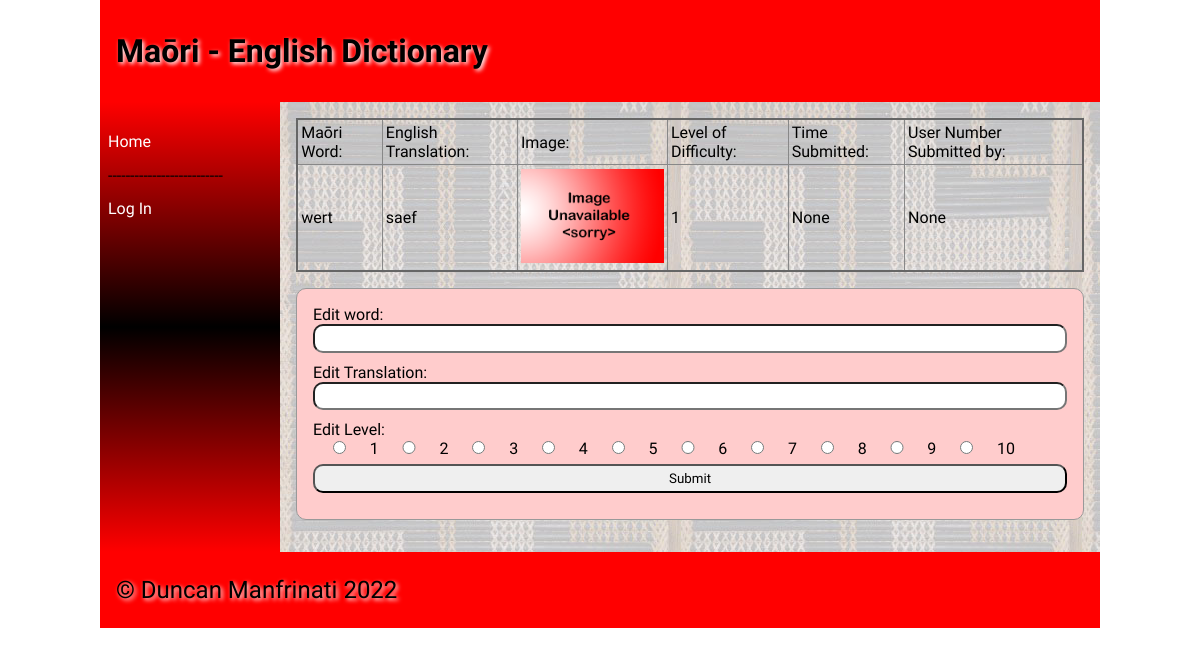
Before: /word/605 with the older database file.
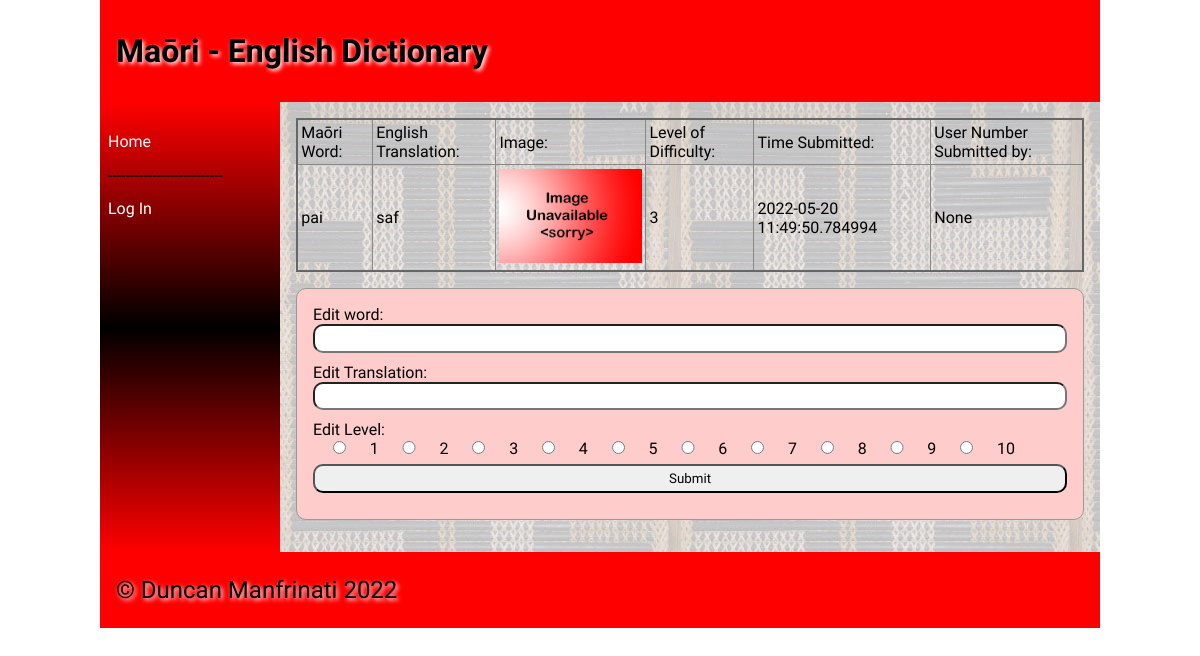
After: the same page with the newer database file.
### tables this page shows
CREATE TABLE "dictionary"
(
	id integer
		constraint dictionary_pk
			primary key autoincrement,
	maori varchar(60),
	english varchar(60),
	category_id integer
		references categories,
	definition varchar(900),
	level integer,
	image varchar(60),
	time datetime,
	user_id interger
);

### app.py (the view, shortened to what this page needs)
@app.route("/word/<id>", methods=['POST', 'GET'])
def dictionary(id):
    id = int(id)
    con = create_connection(DATA_BASE)
    query = "SELECT id, maori, english, image, level, time, user_id FROM dictionary WHERE id=?;"
    cur = con.cursor()
    cur.execute(query, (id,))
    word = cur.fetchall()
    con.close()
    return render_template("word.html", logged_in=is_logged_in(), word=word, id=id,
                           categories=categories())

### app.py (called while the page is built)
def create_connection(db_file):
    try:
        connection = sqlite3.connect(db_file)
        connection.execute('pragma foreign_keys=ON')
        return connection
    except Error as e:
        print(e)
    return None

def is_logged_in():
    if session.get("email") is None:
        print("Not Logged In")
        return False
    else:
        print("Logged In")
        return True

def categories():
    con = create_connection(DATA_BASE)
    query = "SELECT id,categories FROM categories"
    cur = con.cursor()
    cur.execute(query, )
    category_ids = cur.fetchall()
    con.close()
    return category_ids

### templates/word.html (shortened to what this page needs)
{% extends 'base.html' %}
{% block heading %}Maōri - English Dictionary{% endblock %}
{% block main %}
<table class="word-table">
    <thead>
    <tr>
        <td>Maōri Word:</td>
        <td>English Translation:</td>
        <td>Image:</td>
        <td>Level of Difficulty:</td>
        <td>Time Submitted:</td>
        <td>User Number Submitted by:</td>
    </tr>
    </thead>
    <tbody>
    {% for words in word %}
    <tr>
        <td><p>{{ words[1] }}</p></td>
        <td><p>{{ words[2] }}</p></td>
        <td width="150"><img src="/static/images/{{ words[3] }}"></td>
        <td><p>{{ words[4] }}</p></td>
        <td><p>{{ words[5] }}</p></td>
        <td><p>{{ words[6] }}</p></td>
    </tr>
    </tbody>
    {% endfor %}
</table>
    <form class="dataForm" method="post" target="dictinary/{{id}}">
    <div class="form-group">
        <div class="form-label">Edit word:</div>
        <div class="form-element"><input type="text" name="editmaori" id="editmaori" required></div>
    </div>
    <div class="form-group">
        <div class="form-label">Edit Translation:</div>
        <div class="form-element"><input type="text" name="editenglish" id="editenglish" required></div>
    </div>
    <div class="form-group">
        <div class="form-label">Edit Level:</div>
        {% for i in range(10) %}
            <input type="radio" id="editlevel" name="editlevel" value="{{ i + 1 }}" required>
            <label for="{{ i + 1 }}">{{i + 1}}</label>
        {% endfor %}
    </div>
    <div class="form-group">
        <div class="form-element"><input type="submit" value="Submit"></div>
    </div>
    </form>
{% endblock %}

### templates/base.html (shortened to what this page needs)
<!doctype html>
<html lang="en">
<head>
    <link href="{{ url_for('static', filename='css/style.css') }}" rel="stylesheet">
</head>
<body>
<div id="container">
    <header>
        <h1>{% block heading %} {% endblock %}</h1>
    </header>
    <nav>
        <ul>
            <li><a href="/">Home</a></li>
            {% if logged_in %}
            {% for category in categories %}
            <li><a href="/category/{{ category[0] }}">{{ category[1] }}</a></li>
            {% endfor %}
            <li><p>--------------------------</p></li>
            <li><a href="/logout">Log Out</a></li>
            {% else %}
            <li><p>--------------------------</p></li>
            <li><a href="/login">Log In</a></li>
            {% endif %}
        </ul>
    </nav>
    <main>
        {% block main %}{% endblock %}
    </main>
    <footer>
        <p>
            &copy; Duncan Manfrinati 2022
        </p>
    </footer>
</div>
</body>
</html>

### static/css/style.css (style rules this page uses)
* { font-family: Comfortaa, sans-serif; margin: 0; padding: 0; box-sizing: border-box; }
#container { display: grid; grid-template-columns: 75px auto; grid-template-areas: 'nav header' 'main main' 'footer footer'; }
header { grid-area: header; background-color: #f00; padding: 1rem; }
nav { grid-area: nav; }
main { grid-area: main; padding: 1rem; background-color: #edd; }
h1, h2, h3, h4 { padding: 1rem 0; font-family: 'Suez One', serif; color: #000000; text-shadow: 2px 2px 4px #fff; }
p { padding: 0.5rem 0; }
a { color: #222; }
img { width: 100%; }
.dataForm { margin: 1rem 0; border: 1px solid #999; padding: 1rem; background-color: #fcc; border-radius: 10px; }
.dataForm input, textarea { width: 100%; border-radius: 10px; padding: 0.3rem; margin-bottom: 10px; }
table { width: 100%; border: 2px solid #666; border-collapse: collapse; }
th, td { border: 1px solid #888; padding: 0.2rem; text-align: left; }
footer { grid-area: footer; padding: 1rem; background-color: #f00; }
footer p { color: #000; text-shadow: 2px 2px 4px #fff; font-size: 1.5rem; }
@media only screen and (min-width: 768px) { #container { grid-template-columns: 180px auto; grid-template-areas: 'header header' 'nav main' 'footer footer'; } }
@media only screen and (min-width: 768px) { nav { background: linear-gradient(180deg, rgba(255,0,0,1) 0%, rgba(0, 0, 0, 1) 50%, rgba(255,0,0,1) 100%); padding: 0.5rem; } }
@media only screen and (min-width: 768px) { nav ul { list-style: none; } }
@media only screen and (min-width: 768px) { nav li { padding: 0.2rem 0; } }
@media only screen and (min-width: 768px) { nav a { color: #fff; text-decoration: none; } }
@media only screen and (min-width: 768px) { main { background-image: url("/static/images/poutama.jpg"); } }
@media only screen and (min-width: 768px) { .dataForm input[type='radio'] { width: 7%; } }
@media only screen and (min-width: 1000px) { #container { width: 1000px; margin: auto; } }

Changed rows visible on the page:
changed dictionary: maori "wert" → "pai"; english "saef" → "saf"; level "1" → "3"; time "None" → "2022-05-20 11:49:50.784994"
